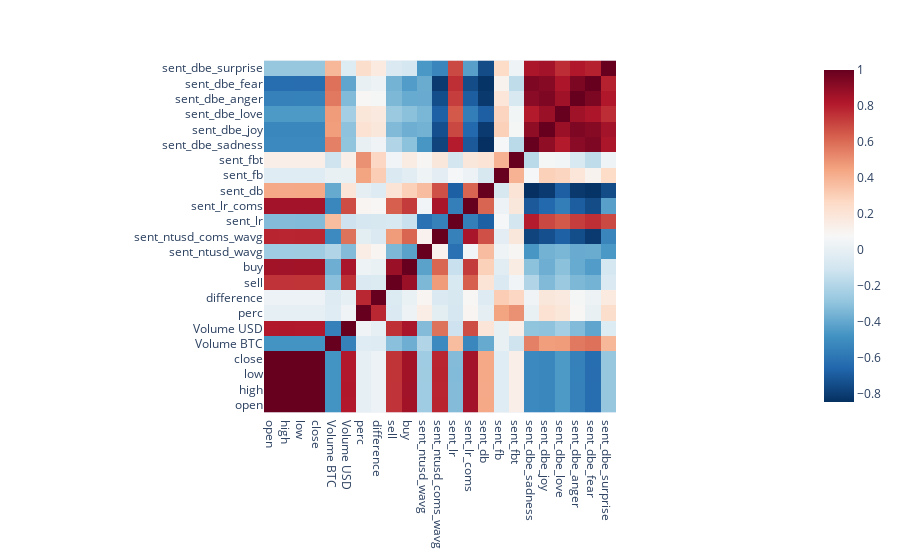

The cell this chart's notebook holds for it:
### Code cell
import plotly.express as px
import xarray as xr

fig = px.imshow(dft.resample('w').mean().corr(), color_continuous_scale='RdBu_r', origin='lower')
fig.show()


dft.resample('w').mean().plot(figsize=(15,10),legend=False)
dft.resample('w').mean().plot(figsize=(15,10));
dft.resample('d').mean().hist(figsize=(15,10));

### Figure 1 — Plotly figure (JSON) as saved in the notebook; plotly's stock layout.template omitted (floating-point values rounded to 4 significant figures; data arrays with more than 128 entries replaced by an {"elided": "..."} marker saying what was removed)
{"data": [{"coloraxis": "coloraxis", "hovertemplate": "x: %{x}<br>y: %{y}<br>color: %{z}<extra></extra>", "name": "0", "type": "heatmap", "x": ["open", "high", "low", "close", "Volume BTC", "Volume USD", "perc", "difference", "sell", "buy", "sent_ntusd_wavg", "sent_ntusd_coms_wavg", "sent_lr", "sent_lr_coms", "sent_db", "sent_fb", "sent_fbt", "sent_dbe_sadness", "sent_dbe_joy", "sent_dbe_love", "sent_dbe_anger", "sent_dbe_fear", "sent_dbe_surprise"], "xaxis": "x", "y": ["open", "high", "low", "close", "Volume BTC", "Volume USD", "perc", "difference", "sell", "buy", "sent_ntusd_wavg", "sent_ntusd_coms_wavg", "sent_lr", "sent_lr_coms", "sent_db", "sent_fb", "sent_fbt", "sent_dbe_sadness", "sent_dbe_joy", "sent_dbe_love", "sent_dbe_anger", "sent_dbe_fear", "sent_dbe_surprise"], "yaxis": "y", "z": {"elided": "23x23 float values"}}], "layout": {"coloraxis": {"colorscale": [[0, "rgb(5,48,97)"], [0.1, "rgb(33,102,172)"], [0.2, "rgb(67,147,195)"], [0.3, "rgb(146,197,222)"], [0.4, "rgb(209,229,240)"], [0.5, "rgb(247,247,247)"], [0.6, "rgb(253,219,199)"], [0.7, "rgb(244,165,130)"], [0.8, "rgb(214,96,77)"], [0.9, "rgb(178,24,43)"], [1, "rgb(103,0,31)"]]}, "margin": {"t": 60}, "xaxis": {"anchor": "y", "constrain": "domain", "domain": [0, 1], "scaleanchor": "y"}, "yaxis": {"anchor": "x", "autorange": true, "constrain": "domain", "domain": [0, 1]}}}
